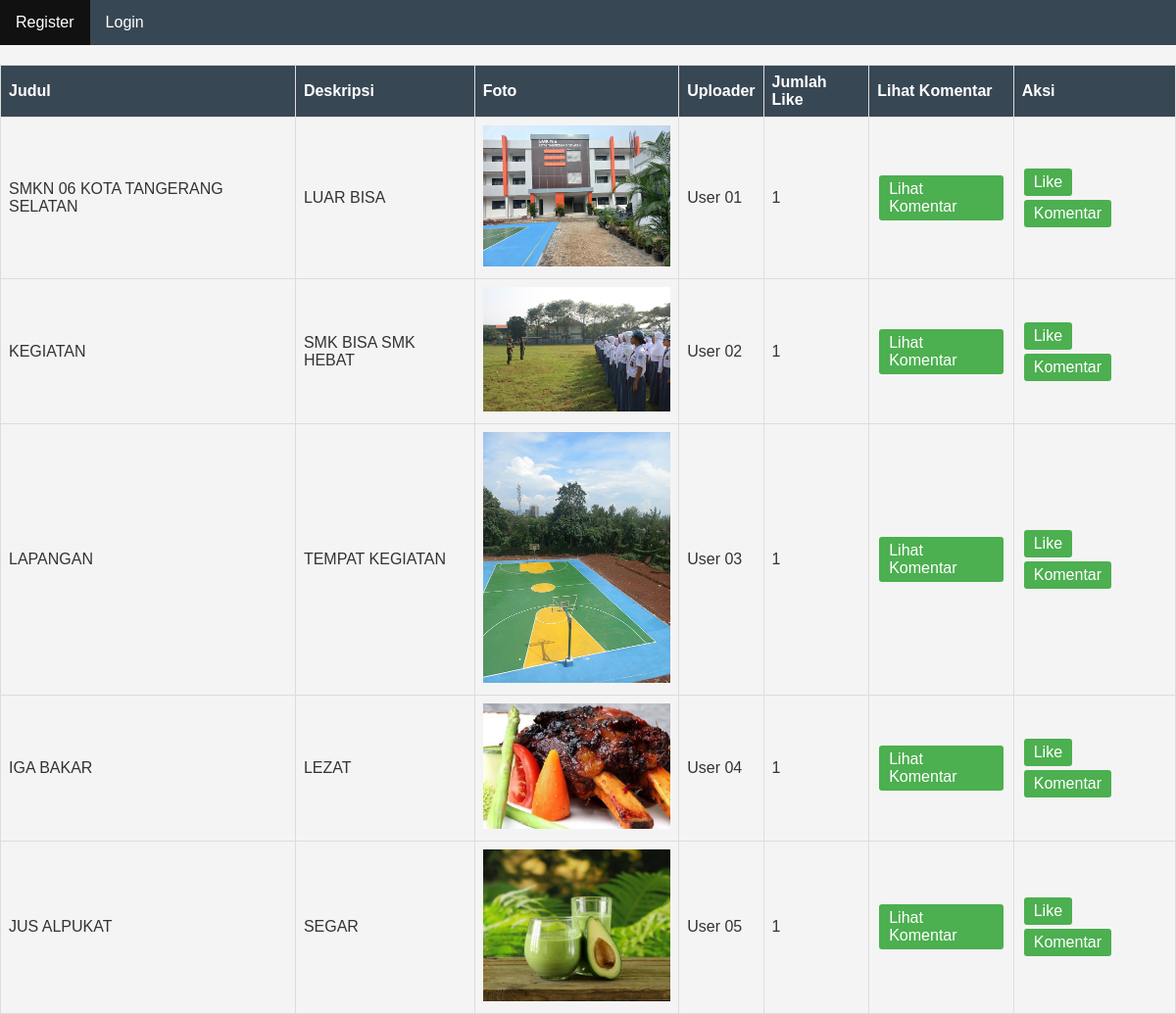
The page / on the database its author committed.
### tables this page shows
CREATE TABLE `foto` (
  `fotoid` int(11) NOT NULL,
  `judulfoto` varchar(255) NOT NULL,
  `deskripsifoto` text NOT NULL,
  `tanggalunggah` date NOT NULL,
  `lokasifile` varchar(255) NOT NULL,
  `albumid` int(11) NOT NULL,
  `userid` int(11) NOT NULL
);

CREATE TABLE `user` (
  `userid` int(11) NOT NULL,
  `username` varchar(255) NOT NULL,
  `password` varchar(255) NOT NULL,
  `email` varchar(255) NOT NULL,
  `namalengkap` varchar(255) NOT NULL,
  `alamat` text NOT NULL
);

### index.php (the view, shortened to what this page needs)
<!DOCTYPE html>
<html lang="en">
<head>
</head>
<body>
    <?php
        if(!isset($_SESSION['userid'])){
    ?>
            <ul>
                <li><a href="register.php">Register</a></li>
                <li><a href="login.php">Login</a></li>
            </ul>
    <?php
        }
    ?>
    <table width="100%" border="1" cellpadding="5" cellspacing="0">
        <tr>
            <th>Judul</th>
            <th>Deskripsi</th>
            <th>Foto</th>
            <th>Uploader</th>
            <th>Jumlah Like</th>
            <th>Lihat Komentar</th>
            <th>Aksi</th>
        </tr>
        <?php
            include "connect.php";
            $sql=mysqli_query($conn,"select * from foto,user where foto.userid=user.userid");
            while($data=mysqli_fetch_array($sql)){
        ?>
            <tr>
                <td><?=$data['judulfoto']?></td>
                <td><?=$data['deskripsifoto']?></td>
                <td>
                    <img src="gambar/<?=$data['lokasifile']?>" width="200px">
                </td>
                <td><?=$data['namalengkap']?></td>
                <td>
                    <?php
                        $fotoid=$data['fotoid'];
                        $sql2=mysqli_query($conn,"select * from likefoto where fotoid='$fotoid'");
                        echo mysqli_num_rows($sql2);
                    ?>
                </td>
                <td>
                    <a href="lihatkomentar.php?fotoid=<?=$data['fotoid']?>">Lihat Komentar</a>
                </td>
                <td>
                    <a href="like.php?fotoid=<?=$data['fotoid']?>">Like</a>
                    <a href="komentar.php?fotoid=<?=$data['fotoid']?>">Komentar</a>
                </td>
            </tr>
        <?php
            }
        ?>
    </table>
</body>
</html>

### index.php (style rules this page uses)
body { font-family: Arial, sans-serif; margin: 0; padding: 0; background-color: #f4f4f4; color: #333; }
ul { list-style-type: none; margin: 0; padding: 0; overflow: hidden; background-color: #384754 }
li { float: left; }
li a { display: block; color: white; text-align: center; padding: 14px 16px; text-decoration: none; }
table { width: 100%; border-collapse: collapse; margin-top: 20px; }
th, td { border: 1px solid #ddd; padding: 8px; text-align: left; }
th { background-color: #384754; color: white; }
img { max-width: 100%; height: auto; }
td a { text-decoration: none; padding: 5px 10px; margin: 2px; display: inline-block; background-color: #4CAF50; color: white; border-radius: 3px; }

### rows shown on the page
foto: judulfoto "SMKN 06 KOTA TANGERANG SELATAN", deskripsifoto "LUAR BISA", lokasifile (picture), userid.namalengkap "User 01", mysqli_num_rows($sql2) "1"
foto: judulfoto "KEGIATAN", deskripsifoto "SMK BISA SMK HEBAT", lokasifile (picture), userid.namalengkap "User 02", mysqli_num_rows($sql2) "1"
foto: judulfoto "LAPANGAN", deskripsifoto "TEMPAT KEGIATAN", lokasifile (picture), userid.namalengkap "User 03", mysqli_num_rows($sql2) "1"
foto: judulfoto "IGA BAKAR", deskripsifoto "LEZAT", lokasifile (picture), userid.namalengkap "User 04", mysqli_num_rows($sql2) "1"
foto: judulfoto "JUS ALPUKAT", deskripsifoto "SEGAR", lokasifile (picture), userid.namalengkap "User 05", mysqli_num_rows($sql2) "1"
